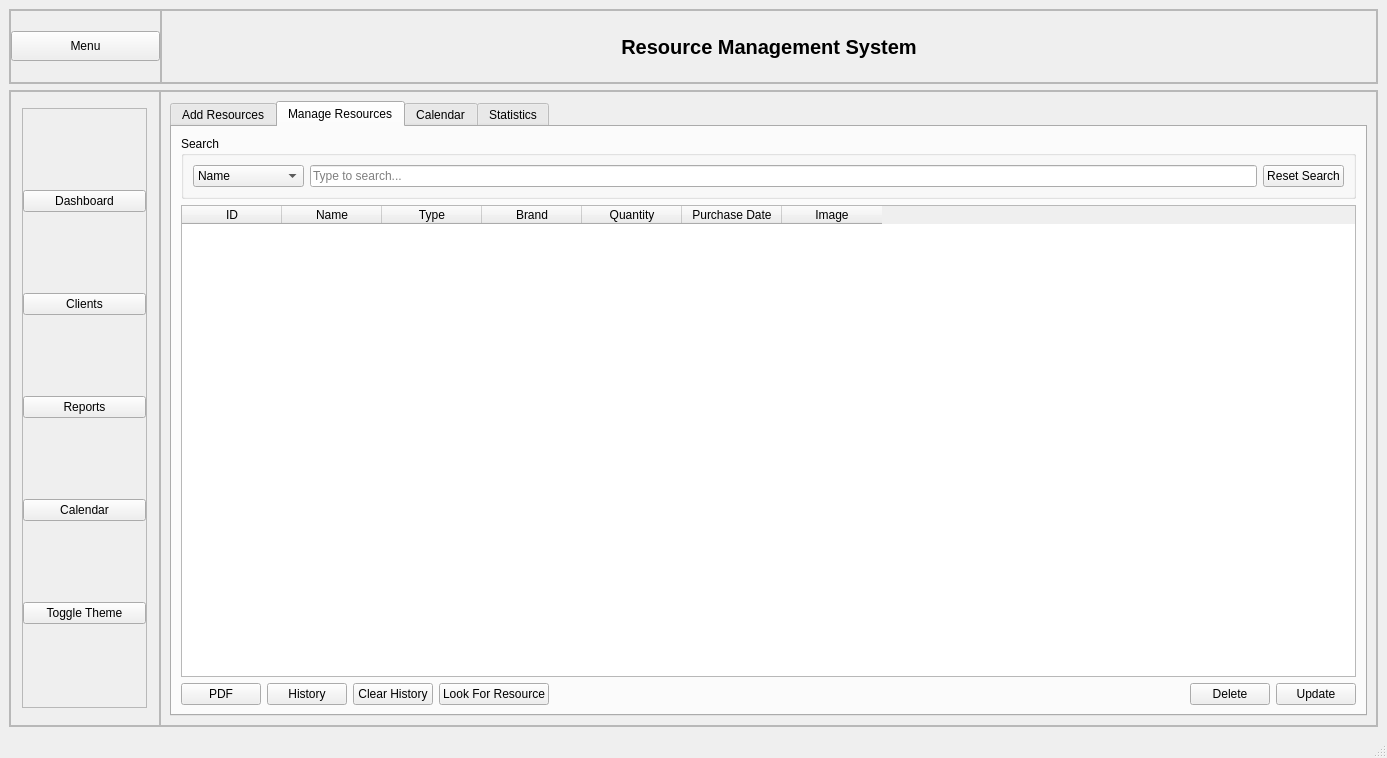
<?xml version="1.0" encoding="UTF-8"?>
<ui version="4.0">
 <class>MainWindow</class>
 <widget class="QMainWindow" name="MainWindow">
  <property name="geometry">
   <rect>
    <x>0</x>
    <y>0</y>
    <width>1387</width>
    <height>758</height>
   </rect>
  </property>
  <property name="sizePolicy">
   <sizepolicy hsizetype="Preferred" vsizetype="Preferred">
    <horstretch>0</horstretch>
    <verstretch>0</verstretch>
   </sizepolicy>
  </property>
  <property name="minimumSize">
   <size>
    <width>0</width>
    <height>600</height>
   </size>
  </property>
  <property name="windowTitle">
   <string>Client Management System</string>
  </property>
  <property name="styleSheet">
   <string notr="true"/>
  </property>
  <widget class="QWidget" name="centralwidget">
   <layout class="QVBoxLayout" name="verticalLayout">
    <item>
     <widget class="QFrame" name="header">
      <property name="sizePolicy">
       <sizepolicy hsizetype="Preferred" vsizetype="Preferred">
        <horstretch>0</horstretch>
        <verstretch>0</verstretch>
       </sizepolicy>
      </property>
      <property name="minimumSize">
       <size>
        <width>0</width>
        <height>75</height>
       </size>
      </property>
      <property name="maximumSize">
       <size>
        <width>16777215</width>
        <height>75</height>
       </size>
      </property>
      <property name="frameShape">
       <enum>QFrame::Shape::StyledPanel</enum>
      </property>
      <property name="frameShadow">
       <enum>QFrame::Shadow::Raised</enum>
      </property>
      <layout class="QHBoxLayout" name="horizontalLayout_2">
       <property name="spacing">
        <number>0</number>
       </property>
       <property name="leftMargin">
        <number>0</number>
       </property>
       <property name="topMargin">
        <number>0</number>
       </property>
       <property name="rightMargin">
        <number>0</number>
       </property>
       <property name="bottomMargin">
        <number>0</number>
       </property>
       <item>
        <widget class="QFrame" name="frame_3">
         <property name="minimumSize">
          <size>
           <width>50</width>
           <height>0</height>
          </size>
         </property>
         <property name="maximumSize">
          <size>
           <width>151</width>
           <height>16777215</height>
          </size>
         </property>
         <property name="frameShape">
          <enum>QFrame::Shape::StyledPanel</enum>
         </property>
         <property name="frameShadow">
          <enum>QFrame::Shadow::Raised</enum>
         </property>
         <layout class="QHBoxLayout" name="horizontalLayout_3">
          <property name="spacing">
           <number>0</number>
          </property>
          <property name="leftMargin">
           <number>0</number>
          </property>
          <property name="topMargin">
           <number>0</number>
          </property>
          <property name="rightMargin">
           <number>0</number>
          </property>
          <property name="bottomMargin">
           <number>0</number>
          </property>
          <item>
           <widget class="QPushButton" name="menuButton">
            <property name="sizePolicy">
             <sizepolicy hsizetype="Preferred" vsizetype="Fixed">
              <horstretch>0</horstretch>
              <verstretch>0</verstretch>
             </sizepolicy>
            </property>
            <property name="minimumSize">
             <size>
              <width>0</width>
              <height>30</height>
             </size>
            </property>
            <property name="maximumSize">
             <size>
              <width>16777215</width>
              <height>30</height>
             </size>
            </property>
            <property name="text">
             <string>Menu</string>
            </property>
            <property name="iconSize">
             <size>
              <width>24</width>
              <height>24</height>
             </size>
            </property>
           </widget>
          </item>
         </layout>
        </widget>
       </item>
       <item>
        <widget class="QFrame" name="frame_5">
         <property name="frameShape">
          <enum>QFrame::Shape::StyledPanel</enum>
         </property>
         <property name="frameShadow">
          <enum>QFrame::Shadow::Raised</enum>
         </property>
         <layout class="QVBoxLayout" name="verticalLayout_4">
          <item>
           <widget class="QLabel" name="label">
            <property name="font">
             <font>
              <pointsize>15</pointsize>
              <bold>true</bold>
             </font>
            </property>
            <property name="text">
             <string>Resource Management System</string>
            </property>
            <property name="alignment">
             <set>Qt::AlignmentFlag::AlignCenter</set>
            </property>
           </widget>
          </item>
         </layout>
        </widget>
       </item>
      </layout>
     </widget>
    </item>
    <item>
     <widget class="QFrame" name="frame_2">
      <property name="frameShape">
       <enum>QFrame::Shape::StyledPanel</enum>
      </property>
      <property name="frameShadow">
       <enum>QFrame::Shadow::Raised</enum>
      </property>
      <layout class="QHBoxLayout" name="horizontalLayout">
       <property name="spacing">
        <number>0</number>
       </property>
       <property name="leftMargin">
        <number>0</number>
       </property>
       <property name="topMargin">
        <number>0</number>
       </property>
       <property name="rightMargin">
        <number>0</number>
       </property>
       <property name="bottomMargin">
        <number>0</number>
       </property>
       <item>
        <widget class="QFrame" name="sideMenu">
         <property name="minimumSize">
          <size>
           <width>150</width>
           <height>0</height>
          </size>
         </property>
         <property name="maximumSize">
          <size>
           <width>150</width>
           <height>16777215</height>
          </size>
         </property>
         <property name="frameShape">
          <enum>QFrame::Shape::StyledPanel</enum>
         </property>
         <property name="frameShadow">
          <enum>QFrame::Shadow::Raised</enum>
         </property>
         <layout class="QVBoxLayout" name="verticalLayout_2">
          <property name="spacing">
           <number>0</number>
          </property>
          <property name="leftMargin">
           <number>0</number>
          </property>
          <property name="topMargin">
           <number>0</number>
          </property>
          <property name="rightMargin">
           <number>0</number>
          </property>
          <property name="bottomMargin">
           <number>0</number>
          </property>
          <item alignment="Qt::AlignmentFlag::AlignHCenter|Qt::AlignmentFlag::AlignVCenter">
           <widget class="QFrame" name="frame_6">
            <property name="minimumSize">
             <size>
              <width>125</width>
              <height>600</height>
             </size>
            </property>
            <property name="maximumSize">
             <size>
              <width>150</width>
              <height>16777215</height>
             </size>
            </property>
            <property name="frameShape">
             <enum>QFrame::Shape::StyledPanel</enum>
            </property>
            <property name="frameShadow">
             <enum>QFrame::Shadow::Raised</enum>
            </property>
            <layout class="QVBoxLayout" name="verticalLayout_3">
             <property name="spacing">
              <number>0</number>
             </property>
             <property name="leftMargin">
              <number>0</number>
             </property>
             <property name="topMargin">
              <number>0</number>
             </property>
             <property name="rightMargin">
              <number>0</number>
             </property>
             <property name="bottomMargin">
              <number>0</number>
             </property>
             <item>
              <widget class="QPushButton" name="pushButton">
               <property name="styleSheet">
                <string notr="true">#label {
    color: white;
    padding: 5px;
    font-size: 15pt;
    font-weight: bold;
    text-shadow: 1px 1px 2px rgba(0, 0, 0, 0.3);
}</string>
               </property>
               <property name="text">
                <string>Dashboard</string>
               </property>
              </widget>
             </item>
             <item>
              <widget class="QPushButton" name="pushButton_2">
               <property name="text">
                <string>Clients</string>
               </property>
              </widget>
             </item>
             <item>
              <widget class="QPushButton" name="pushButton_3">
               <property name="text">
                <string>Reports</string>
               </property>
              </widget>
             </item>
             <item>
              <widget class="QPushButton" name="pushButton_5">
               <property name="text">
                <string>Calendar</string>
               </property>
              </widget>
             </item>
             <item>
              <widget class="QPushButton" name="themeButton">
               <property name="text">
                <string>Toggle Theme</string>
               </property>
              </widget>
             </item>
            </layout>
           </widget>
          </item>
         </layout>
        </widget>
       </item>
       <item>
        <widget class="QFrame" name="frame_4">
         <property name="sizePolicy">
          <sizepolicy hsizetype="Expanding" vsizetype="Preferred">
           <horstretch>0</horstretch>
           <verstretch>0</verstretch>
          </sizepolicy>
         </property>
         <property name="frameShape">
          <enum>QFrame::Shape::StyledPanel</enum>
         </property>
         <property name="frameShadow">
          <enum>QFrame::Shadow::Raised</enum>
         </property>
         <layout class="QVBoxLayout" name="verticalLayout_5">
          <item>
           <widget class="QTabWidget" name="tabWidget">
            <property name="currentIndex">
             <number>1</number>
            </property>
            <widget class="QWidget" name="ClientForm">
             <property name="contextMenuPolicy">
              <enum>Qt::ContextMenuPolicy::PreventContextMenu</enum>
             </property>
             <attribute name="title">
              <string>Add Resources</string>
             </attribute>
             <layout class="QGridLayout" name="gridLayout_2">
              <item row="2" column="0">
               <widget class="QLabel" name="label_contact">
                <property name="text">
                 <string>Brand</string>
                </property>
               </widget>
              </item>
              <item row="3" column="2">
               <widget class="QLineEdit" name="quantityLineEdit"/>
              </item>
              <item row="6" column="2">
               <widget class="QPushButton" name="confirmFormButton">
                <property name="text">
                 <string>Add Resource</string>
                </property>
               </widget>
              </item>
              <item row="5" column="1" colspan="2">
               <widget class="QLabel" name="lblImagePreview">
                <property name="text">
                 <string/>
                </property>
               </widget>
              </item>
              <item row="0" column="3" rowspan="7">
               <spacer name="horizontalSpacer">
                <property name="orientation">
                 <enum>Qt::Orientation::Horizontal</enum>
                </property>
                <property name="sizeHint" stdset="0">
                 <size>
                  <width>40</width>
                  <height>20</height>
                 </size>
                </property>
               </spacer>
              </item>
              <item row="3" column="0">
               <widget class="QLabel" name="label_email">
                <property name="text">
                 <string>Quantity</string>
                </property>
               </widget>
              </item>
              <item row="7" column="2">
               <widget class="QPushButton" name="cancelFormButton">
                <property name="text">
                 <string>Cancel</string>
                </property>
               </widget>
              </item>
              <item row="0" column="0">
               <widget class="QLabel" name="label_name">
                <property name="text">
                 <string>Name:</string>
                </property>
               </widget>
              </item>
              <item row="1" column="2">
               <widget class="QComboBox" name="typeComboBox">
                <item>
                 <property name="text">
                  <string>Electronics </string>
                 </property>
                </item>
                <item>
                 <property name="text">
                  <string>Cleaning Supplies</string>
                 </property>
                </item>
                <item>
                 <property name="text">
                  <string>Kitchen Supplies</string>
                 </property>
                </item>
                <item>
                 <property name="text">
                  <string>Stationery </string>
                 </property>
                </item>
               </widget>
              </item>
              <item row="0" column="2">
               <widget class="QLineEdit" name="nameLineEdit"/>
              </item>
              <item row="1" column="0">
               <widget class="QLabel" name="label_sector">
                <property name="text">
                 <string>Type</string>
                </property>
               </widget>
              </item>
              <item row="5" column="0">
               <widget class="QPushButton" name="btnSelectImage">
                <property name="text">
                 <string>Select Image</string>
                </property>
               </widget>
              </item>
              <item row="2" column="2">
               <widget class="QLineEdit" name="brandLineEdit"/>
              </item>
              <item row="4" column="0">
               <widget class="QLabel" name="label_date">
                <property name="text">
                 <string>Purchase Date</string>
                </property>
               </widget>
              </item>
              <item row="4" column="2">
               <widget class="QDateEdit" name="purchaseDateEdit"/>
              </item>
             </layout>
            </widget>
            <widget class="QWidget" name="listClient">
             <attribute name="title">
              <string>Manage Resources</string>
             </attribute>
             <layout class="QVBoxLayout" name="verticalLayout_6">
              <item>
               <widget class="QGroupBox" name="searchGroupBox">
                <property name="title">
                 <string>Search</string>
                </property>
                <layout class="QHBoxLayout" name="searchLayout">
                 <item>
                  <widget class="QComboBox" name="searchColumnComboBox">
                   <item><property name="text"><string>Name</string></property></item>
                   <item><property name="text"><string>Type</string></property></item>
                   <item><property name="text"><string>Brand</string></property></item>
                   <item><property name="text"><string>Quantity</string></property></item>
                   <item><property name="text"><string>Purchase Date</string></property></item>
                  </widget>
                 </item>
                 <item>
                  <widget class="QLineEdit" name="searchLineEdit">
                   <property name="placeholderText">
                    <string>Type to search...</string>
                   </property>
                  </widget>
                 </item>
                 <item>
                  <widget class="QPushButton" name="resetSearchButton">
                   <property name="text">
                    <string>Reset Search</string>
                   </property>
                  </widget>
                 </item>
                </layout>
               </widget>
              </item>
              <item>
               <widget class="QTableWidget" name="tableWidget">
                <property name="styleSheet">
                 <string notr="true"/>
                </property>
                <column>
                 <property name="text">
                  <string>ID</string>
                 </property>
                </column>
                <column>
                 <property name="text">
                  <string>Name</string>
                 </property>
                </column>
                <column>
                 <property name="text">
                  <string>Type</string>
                 </property>
                </column>
                <column>
                 <property name="text">
                  <string>Brand</string>
                 </property>
                </column>
                <column>
                 <property name="text">
                  <string>Quantity</string>
                 </property>
                </column>
                <column>
                 <property name="text">
                  <string>Purchase Date</string>
                 </property>
                </column>
                <column>
                 <property name="text">
                  <string>Image</string>
                 </property>
                </column>
               </widget>
              </item>
              <item>
               <layout class="QHBoxLayout" name="horizontalLayout_4">
                <item>
                 <widget class="QPushButton" name="exportPdfButton">
                  <property name="text">
                   <string>PDF</string>
                  </property>
                 </widget>
                </item>
                <item>
                 <widget class="QPushButton" name="downloadHistoryButton">
                  <property name="text">
                   <string>History</string>
                  </property>
                 </widget>
                </item>
                <item>
                 <widget class="QPushButton" name="clearHistoryButton">
                  <property name="text">
                   <string>Clear History</string>
                  </property>
                 </widget>
                </item>
                <item>
                 <widget class="QPushButton" name="btnLookForResource">
                  <property name="text">
                   <string>Look For Resource</string>
                  </property>
                 </widget>
                </item>
                <item>
                 <spacer name="horizontalSpacer_2">
                  <property name="orientation">
                   <enum>Qt::Orientation::Horizontal</enum>
                  </property>
                  <property name="sizeHint" stdset="0">
                   <size>
                    <width>40</width>
                    <height>20</height>
                   </size>
                  </property>
                 </spacer>
                </item>
                <item>
                 <widget class="QPushButton" name="deleteButton">
                  <property name="text">
                   <string>Delete</string>
                  </property>
                 </widget>
                </item>
                <item>
                 <widget class="QPushButton" name="updateButton">
                  <property name="text">
                   <string>Update</string>
                  </property>
                 </widget>
                </item>
               </layout>
              </item>
             </layout>
            </widget>
            <widget class="QWidget" name="calendarTab">
             <attribute name="title">
              <string>Calendar</string>
             </attribute>
             <layout class="QVBoxLayout" name="verticalLayout_7">
              <item>
               <widget class="QCalendarWidget" name="consultationCalendar">
                <property name="minimumSize">
                 <size>
                  <width>0</width>
                  <height>400</height>
                 </size>
                </property>
                <property name="gridVisible">
                 <bool>true</bool>
                </property>
               </widget>
              </item>
              <item>
               <widget class="QGroupBox" name="calendarDetailsBox">
                <property name="title">
                 <string>Consultation Details</string>
                </property>
                <layout class="QVBoxLayout" name="verticalLayout_8">
                 <item>
                  <widget class="QLabel" name="selectedDateLabel">
                   <property name="text">
                    <string>Selected date: </string>
                   </property>
                   <property name="alignment">
                    <set>Qt::AlignmentFlag::AlignCenter</set>
                   </property>
                  </widget>
                 </item>
                 <item>
                  <widget class="QLabel" name="consultationCountLabel">
                   <property name="text">
                    <string>Consultations: 0</string>
                   </property>
                   <property name="alignment">
                    <set>Qt::AlignmentFlag::AlignCenter</set>
                   </property>
                  </widget>
                 </item>
                 <item>
                  <widget class="QTableView" name="dateConsultationsView">
                   <property name="selectionMode">
                    <enum>QAbstractItemView::SelectionMode::SingleSelection</enum>
                   </property>
                   <property name="selectionBehavior">
                    <enum>QAbstractItemView::SelectionBehavior::SelectRows</enum>
                   </property>
                  </widget>
                 </item>
                </layout>
               </widget>
              </item>
             </layout>
            </widget>
            <widget class="QWidget" name="tab">
             <attribute name="title">
              <string>Statistics</string>
             </attribute>
             <layout class="QVBoxLayout" name="verticalLayoutStats">
              <item>
               <widget class="QGroupBox" name="statsTextGroup">
                <property name="title">
                 <string>Statistical Summary</string>
                </property>
                <layout class="QVBoxLayout" name="verticalLayoutText">
                 <item>
                  <widget class="QChartView" name="chartView" native="true">
                   <property name="sizePolicy">
                    <sizepolicy hsizetype="Expanding" vsizetype="Expanding">
                     <horstretch>0</horstretch>
                     <verstretch>0</verstretch>
                    </sizepolicy>
                   </property>
                  </widget>
                 </item>
                 <item>
                  <widget class="QChartView" name="stackedBarChartView" native="true">
                   <property name="sizePolicy">
                    <sizepolicy hsizetype="Expanding" vsizetype="Expanding">
                     <horstretch>0</horstretch>
                     <verstretch>0</verstretch>
                    </sizepolicy>
                   </property>
                  </widget>
                 </item>
                </layout>
               </widget>
              </item>
              <item>
               <layout class="QHBoxLayout" name="buttonLayout">
                <item>
                 <spacer name="horizontalSpacer2">
                  <property name="orientation">
                   <enum>Qt::Orientation::Horizontal</enum>
                  </property>
                  <property name="sizeHint" stdset="0">
                   <size>
                    <width>40</width>
                    <height>20</height>
                   </size>
                  </property>
                 </spacer>
                </item>
                <item>
                 <widget class="QPushButton" name="refreshStatsButton">
                  <property name="text">
                   <string>Refresh Statistics</string>
                  </property>
                 </widget>
                </item>
               </layout>
              </item>
             </layout>
            </widget>
           </widget>
          </item>
         </layout>
        </widget>
       </item>
      </layout>
     </widget>
    </item>
   </layout>
  </widget>
  <widget class="QStatusBar" name="statusBar"/>
 </widget>
 <customwidgets>
  <customwidget>
   <class>QChartView</class>
   <extends>QWidget</extends>
   <header>QtCharts/QChartView</header>
   <container>1</container>
  </customwidget>
 </customwidgets>
 <resources/>
 <connections/>
</ui>
